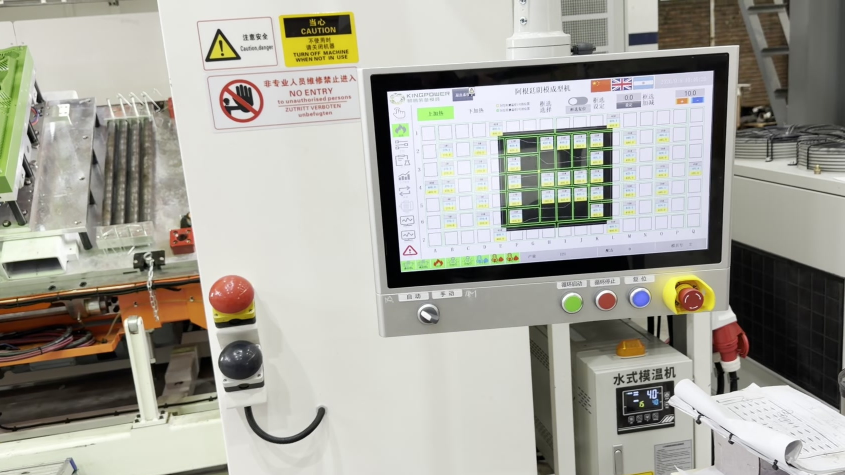
#> input picture scripts/img/assets2/c_puesto.jpg, 1689 x 950 px, given as the content of the folder ../img/assets2/c_puesto.jpg, which was not available (shown at 1/2 size)
$ python contacto.py ../img/assets2/c_puesto.jpg ../img/assets2/c_tcu.jpg ../img/assets2/c_tcu.jpg
#> lines starting #> are read from the running program, lines starting #| are printed output that depends on the picture; pictures that were not available may be replaced by others from this repository, and a replacement may not be noted
# plancha de contacto: python contacto.py <carpeta> <salida.png> [filtro_excluir]
import sys, glob, os
from PIL import Image, ImageDraw, ImageOps
Image.MAX_IMAGE_PIXELS = None
carp, out = sys.argv[1], sys.argv[2]
excl = sys.argv[3] if len(sys.argv) > 3 else None
fs = sorted(f for f in glob.glob(os.path.join(carp, '*')) if f.lower().endswith(('.jpg', '.jpeg', '.png')) and not (excl and excl in f))
H = 420; cols = 4; pad = 8
ims = []
for f in fs:
    im = ImageOps.exif_transpose(Image.open(f)).convert('RGB')
#> im is the input picture: PIL image 1689x950 RGB; mean R, G, B 165, 163.6, 154.7
    w, h = im.size
#> w = 1689; h = 950
    r = min(560 / w, H / h)
#> r = 0.332
    t = im.resize((int(w * r), int(h * r)))
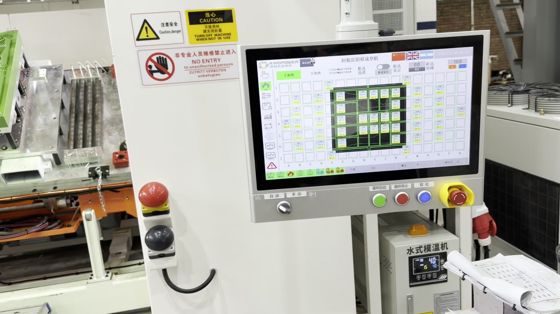
#> t: PIL image 560x314 RGB; mean R, G, B 165, 163.6, 154.7
    c = Image.new('RGB', (560, H + 26), 'white'); c.paste(t, ((560 - t.width) // 2, 26))
#> after `c = Image.new('RGB', (560, H + 26), 'white')`: c: PIL image 560x446 RGB; every value is 255
#> after `c.paste(t, ((560 - t.width) // 2, 26))`:
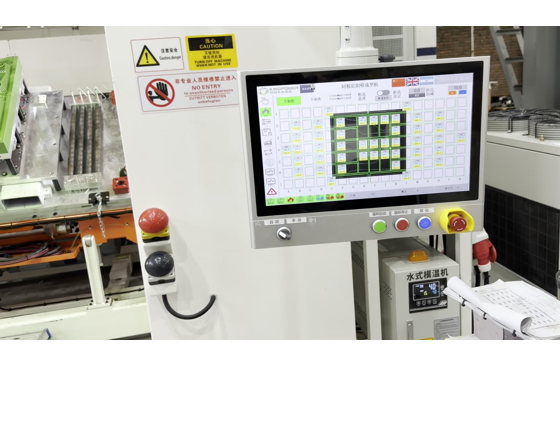
#> c: PIL image 560x446 RGB; mean R, G, B 191.6, 190.7, 184.4
    d = ImageDraw.Draw(c); d.text((3, 2), os.path.basename(f)[:70], fill='black'); d.text((3, 13), '%dx%d' % (w, h), fill='red')
    ims.append(c)
rows = (len(ims) + cols - 1) // cols
#> rows = 1
sh = Image.new('RGB', (cols * (560 + pad), rows * (H + 26 + pad)), '#888')
#> sh: PIL image 2272x454 RGB; every value is 136
for i, c in enumerate(ims):
    sh.paste(c, ((i % cols) * (560 + pad), (i // cols) * (H + 26 + pad)))
#> this loop made 1 pass
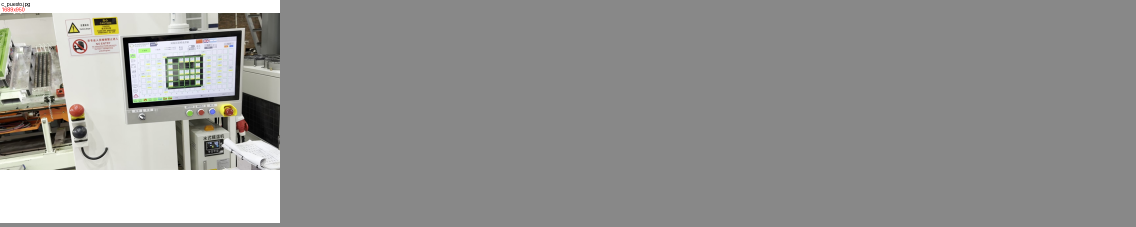
#> sh: PIL image 2272x454 RGB (shown at 1/2 size); mean R, G, B 149.4, 149.2, 147.6
sh.save(out); print(len(ims), sh.size)
#| 1 (2272, 454)

$ run again, on scripts/img/assets2/c_tcu.jpg
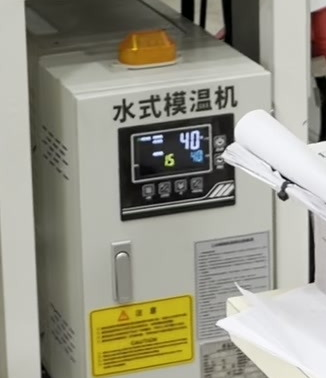
#> input picture scripts/img/assets2/c_tcu.jpg, 326 x 378 px, given as the content of the folder ../img/assets2/c_tcu.jpg, which was not available
#> im is the input picture: PIL image 326x378 RGB; mean R, G, B 151, 149.1, 134.1
#> c: PIL image 560x446 RGB; every value is 255
#> `c.paste(t, ((560 - t.width) // 2, 26))`:
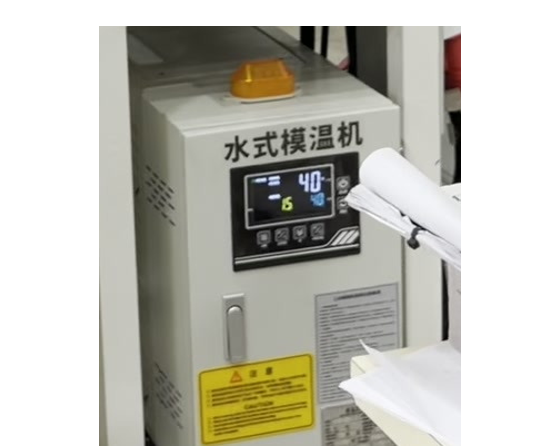
#> c: PIL image 560x446 RGB; mean R, G, B 191.7, 190.5, 181.4
#> rows = 1
#> the loop `for i, c in enumerate(ims):` made 1 pass
#> after the loop `for i, c in enumerate(ims):`:
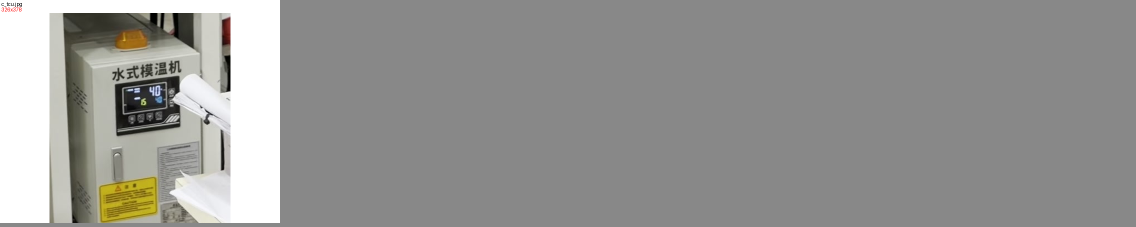
#> sh: PIL image 2272x454 RGB (shown at 1/2 size); mean R, G, B 149.5, 149.2, 146.9
#| 1 (2272, 454)

$ run again, on scripts/img/assets2/d1_pieza.jpg
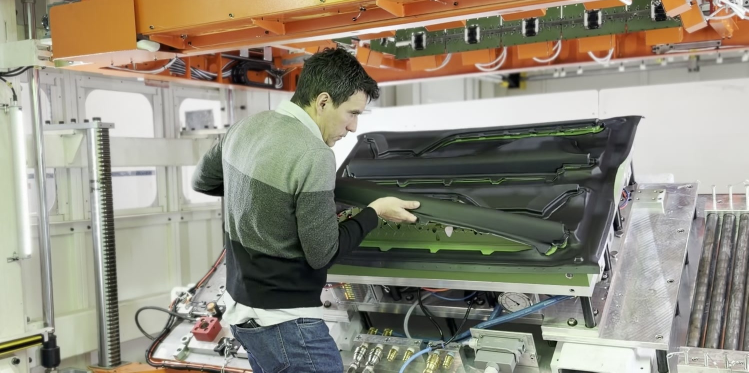
#> input picture scripts/img/assets2/d1_pieza.jpg, 1497 x 745 px, given as the content of the folder ../img/assets2/d1_pieza.jpg, which was not available (shown at 1/2 size)
#> im is the input picture: PIL image 1497x745 RGB; mean R, G, B 145.5, 140.9, 126.5
#> c: PIL image 560x446 RGB; every value is 255
#> `c.paste(t, ((560 - t.width) // 2, 26))`:
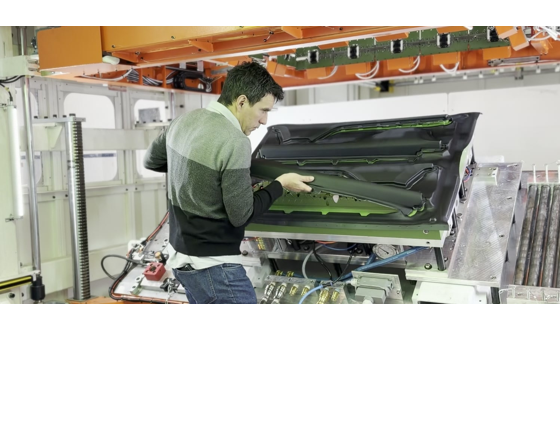
#> c: PIL image 560x446 RGB; mean R, G, B 186.7, 183.9, 174.9
#> rows = 1
#> the loop `for i, c in enumerate(ims):` made 1 pass
#> after the loop `for i, c in enumerate(ims):`:
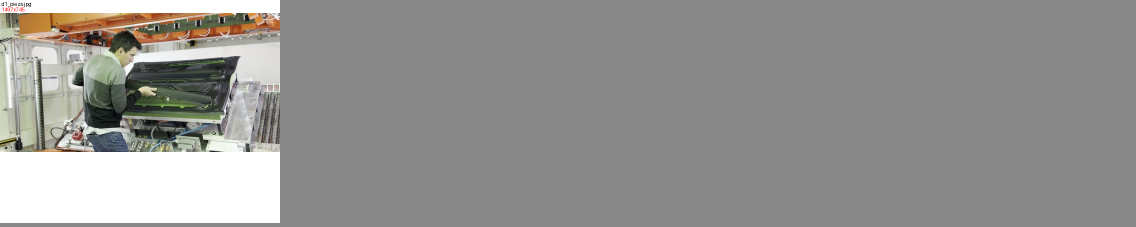
#> sh: PIL image 2272x454 RGB (shown at 1/2 size); mean R, G, B 148.2, 147.5, 145.4
#| 1 (2272, 454)
